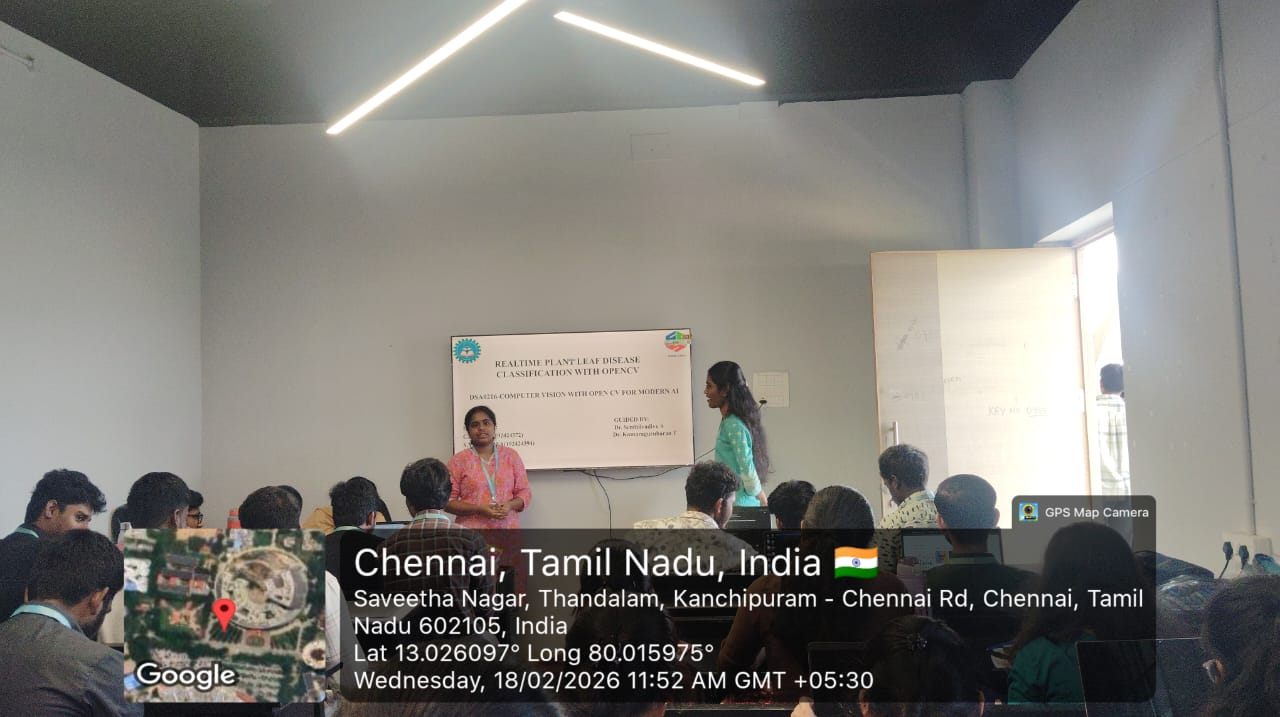
#> input picture capstone/WhatsApp Image 2026-02-18 at 9.22.51 PM (1).jpeg, 1280 x 717 px, found by its file name
$ jupyter execute EXP_36.ipynb
#> lines starting #> are read from the running program, lines starting #| are printed output that depends on the picture
[cell 1]
import cv2
from google.colab.patches import cv2_imshow
from google.colab import files

print("Experiment 36 - Background Subtraction")

print("Upload First Image")
uploaded1 = files.upload()
#> the answer given: WhatsApp Image 2026-02-18 at 9.22.51 PM (1).jpeg
img1_path = list(uploaded1.keys())[0]

print("Upload Second Image")
uploaded2 = files.upload()
#> the answer given: WhatsApp Image 2026-02-18 at 9.22.51 PM.jpeg
img2_path = list(uploaded2.keys())[0]

img1 = cv2.imread(img1_path)
#> img1 is the input picture: shape (717, 1280, 3); mean B, G, R 119.2, 123.9, 126
img2 = cv2.imread(img2_path)
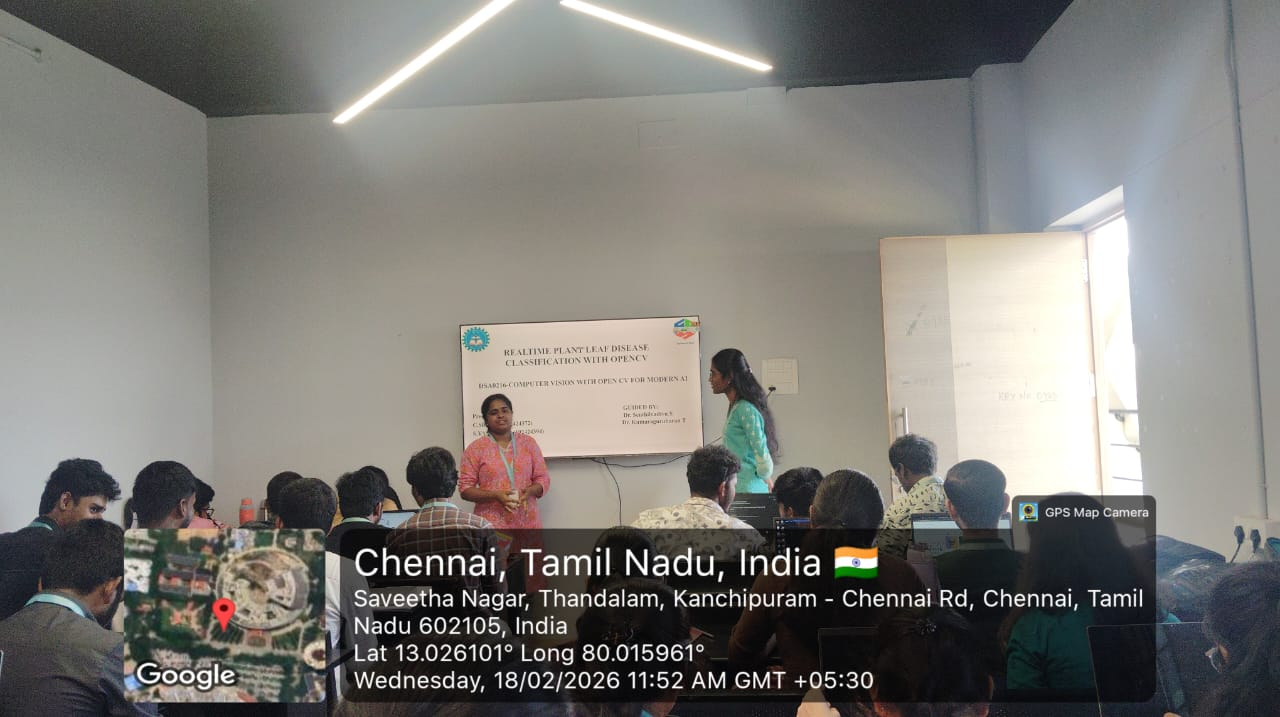
#> input picture capstone/WhatsApp Image 2026-02-18 at 9.22.51 PM.jpeg, 1280 x 717 px, found by its file name
#> img2 is the input picture: shape (717, 1280, 3); mean B, G, R 118.9, 123.3, 125.1

# Check if images are loaded successfully
if img1 is None:
    print(f"Error: Could not load image from {img1_path}")
    exit()
if img2 is None:
    print(f"Error: Could not load image from {img2_path}")
    exit()

# Check if image shapes are different and resize if necessary
if img1.shape != img2.shape:
    print(f"Image shapes mismatch. Resizing img2 from {img2.shape} to {img1.shape}.")
    img2 = cv2.resize(img2, (img1.shape[1], img1.shape[0]))

diff = cv2.absdiff(img1, img2)
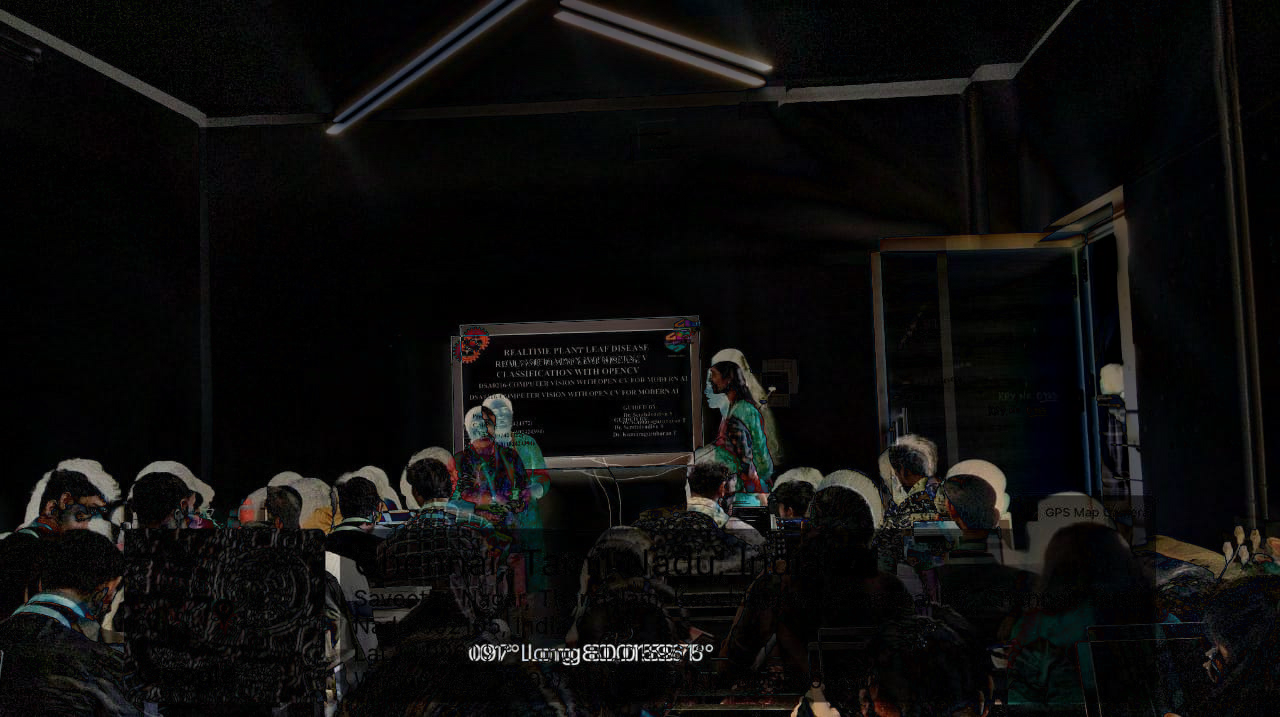
#> diff: shape (717, 1280, 3); mean B, G, R 12.5, 13, 13.5

print("OUTPUT IMAGE:")
cv2_imshow(diff)
